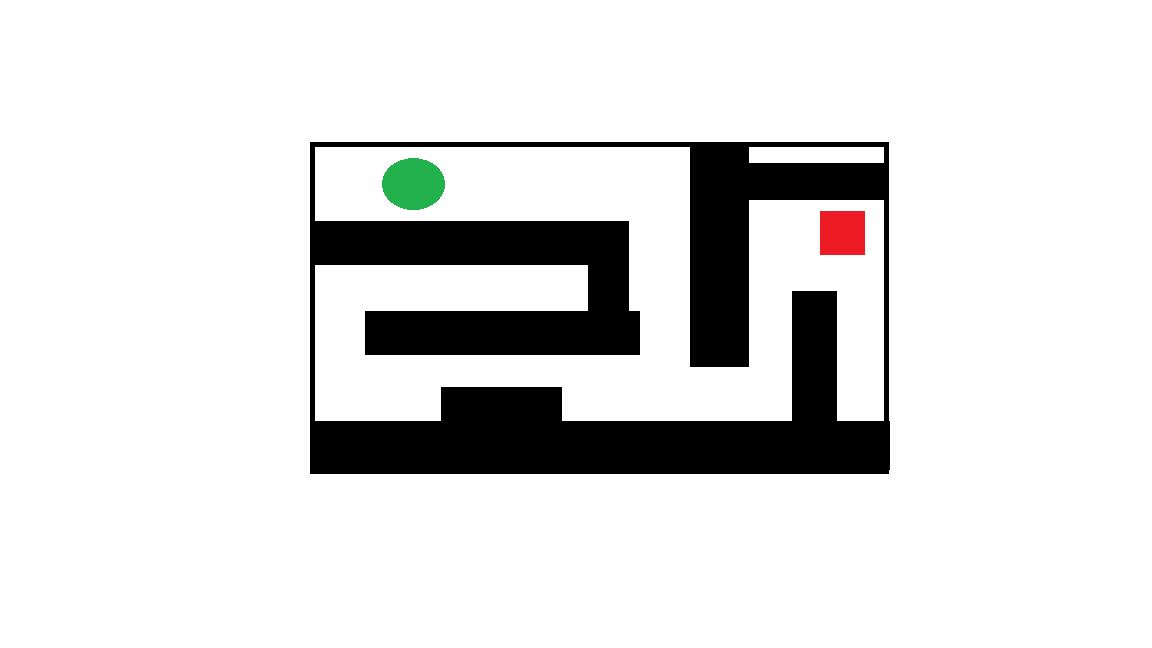
#> input picture maze.png, 1152 x 648 px
$ python main.py
#> lines starting #> are read from the running program, lines starting #| are printed output that depends on the picture; after the words box and inside, x2 and y2 are one past the last pixel; in counts of white or black regions, pixels touching at a corner belong together
import cv2
import numpy as np
from queue import PriorityQueue
import matplotlib.pyplot as plt
from tkinter import Tk
from tkinter.filedialog import askopenfilename

# Tạo hộp thoại chọn file
Tk().withdraw()
file_path = askopenfilename()
#> the answer given: maze.png

# Kiểm tra xem người dùng đã chọn file chưa
if not file_path:
    print("Không có tệp nào được chọn.")
    exit()

# Tải hình ảnh mê cung
image = cv2.imread(file_path)
#> image is the input picture: shape (648, 1152, 3); mean B, G, R 222.3, 222.7, 222.7

# Kiểm tra xem hình ảnh có được tải thành công không
if image is None:
    print("Không thể mở hoặc đọc tệp hình ảnh. Kiểm tra đường dẫn và tên tệp.")
    exit()

# Chuyển đổi hình ảnh sang không gian màu HSV
hsv = cv2.cvtColor(image, cv2.COLOR_BGR2HSV)
#> hsv: shape (648, 1152, 3); mean H, S, V 0.7, 1.3, 223.2

# Xác định điểm bắt đầu (màu đỏ)
lower_red = np.array([0, 100, 100])
upper_red = np.array([10, 255, 255])
start_mask1 = cv2.inRange(hsv, lower_red, upper_red)
#> start_mask1: shape (648, 1152); every value is 0
lower_red = np.array([160, 100, 100])
upper_red = np.array([179, 255, 255])
start_mask2 = cv2.inRange(hsv, lower_red, upper_red)
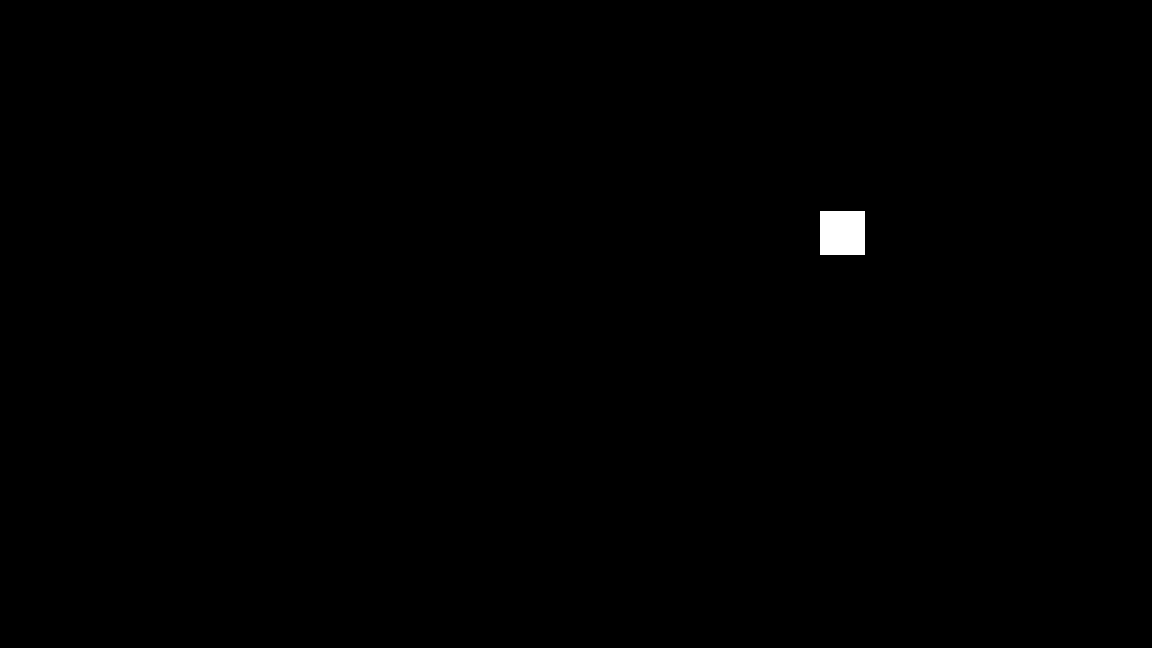
#> start_mask2: shape (648, 1152); 0.27% white; 1 white region, box (x1, y1, x2, y2) and area: (820, 211, 865, 255) 1980
start_mask = start_mask1 + start_mask2
start_points = cv2.findNonZero(start_mask)
#> start_points = contour of 1980 points, box (x1, y1, x2, y2) (820, 211, 865, 255), area 0

if start_points is not None:
    start_point = (start_points[0][0][1], start_points[0][0][0])  # (y, x)
#> start_point = (211, 820)
else:
    print("Không tìm thấy điểm bắt đầu màu đỏ")
    exit()

# Xác định điểm kết thúc (màu xanh lá cây)
lower_green = np.array([35, 100, 100])
upper_green = np.array([85, 255, 255])
end_mask = cv2.inRange(hsv, lower_green, upper_green)
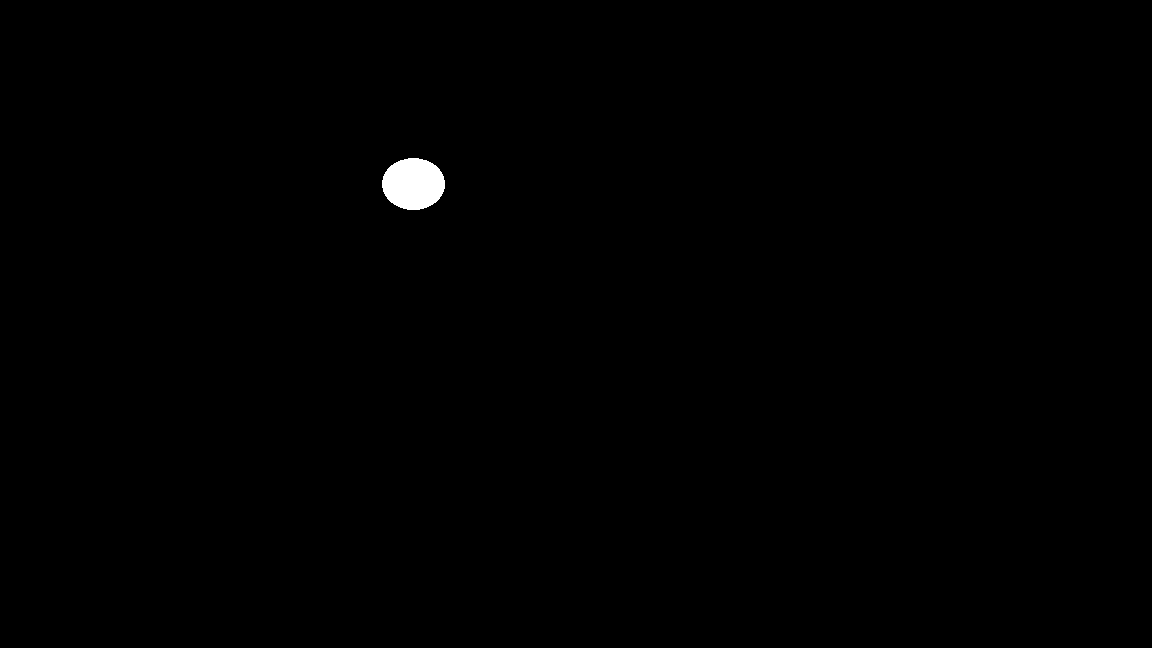
#> end_mask: shape (648, 1152); 0.34% white; 1 white region, box (x1, y1, x2, y2) and area: (382, 158, 445, 210) 2573
end_points = cv2.findNonZero(end_mask)
#> end_points = contour of 2573 points, box (x1, y1, x2, y2) (382, 158, 445, 210), area 26

if end_points is not None:
    end_point = (end_points[0][0][1], end_points[0][0][0])  # (y, x)
#> end_point = (158, 408)
else:
    print("Không tìm thấy điểm kết thúc màu xanh lá cây")
    exit()

# Xác định tường (màu đen)
gray = cv2.cvtColor(image, cv2.COLOR_BGR2GRAY)
_, binary = cv2.threshold(gray, 10, 255, cv2.THRESH_BINARY_INV)
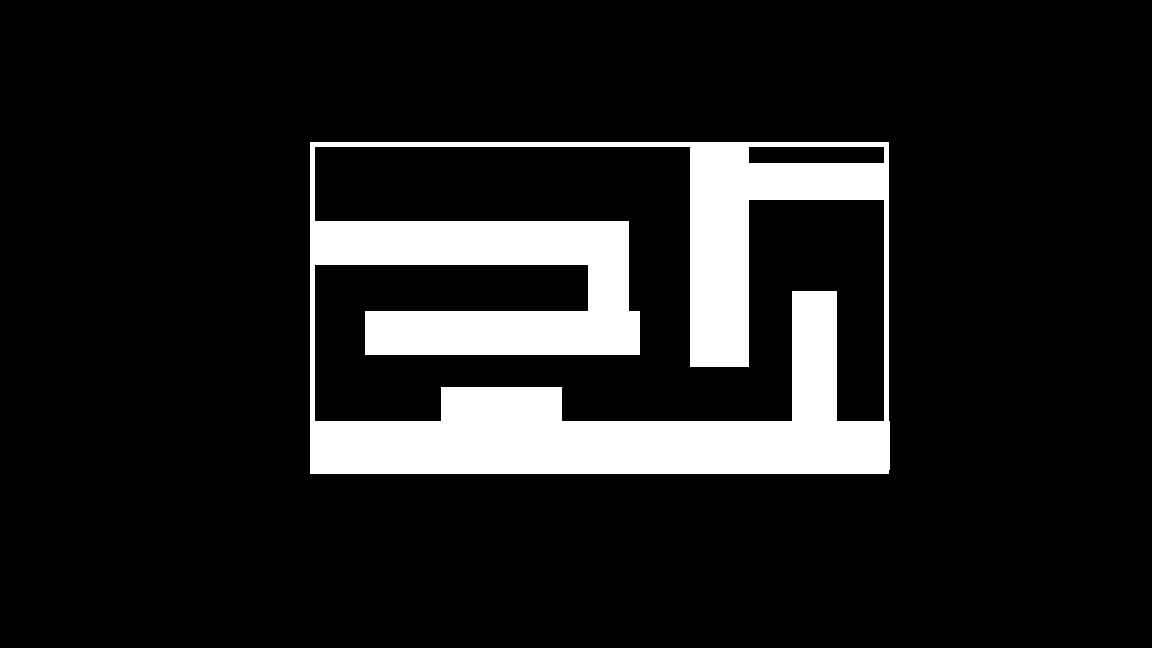
#> binary: shape (648, 1152); 12.3% white; 1 white region, box (x1, y1, x2, y2) and area: (310, 142, 890, 474) 92112
grid = binary // 255  # 0: đường đi, 1: tường

# Triển khai thuật toán A*
def heuristic(a, b):
    return abs(a[0] - b[0]) + abs(a[1] - b[1])

def astar(grid, start, end):
#> called with start = (211, 820), end = (158, 408)
    rows, cols = grid.shape
#> rows = 648; cols = 1152
    open_set = PriorityQueue()
    open_set.put((0, start))
    came_from = {}
    cost_so_far = {start: 0}
#> cost_so_far = {(211, 820): 0}
    while not open_set.empty():
        _, current = open_set.get()
        if current == end:
            path = []
            while current != start:
                path.append(current)
                current = came_from[current]
            path.append(start)
            path.reverse()
            return path
        neighbors = [(current[0]+dy, current[1]+dx) for dx, dy in [(-1,0), (1,0), (0,-1), (0,1)]]
        for neighbor in neighbors:
            ny, nx = neighbor
            if 0 <= ny < rows and 0 <= nx < cols and grid[ny][nx] == 0:
                new_cost = cost_so_far[current] + 1
                if neighbor not in cost_so_far or new_cost < cost_so_far[neighbor]:
                    cost_so_far[neighbor] = new_cost
                    priority = new_cost + heuristic(end, neighbor)
                    open_set.put((priority, neighbor))
                    came_from[neighbor] = current
#> this loop made 18613 passes
#> neighbors on passes 2 to 4: [(210, 819), (210, 821), (209, 820), (211, 820)], [(209, 819), (209, 821), (208, 820), (210, 820)], [(208, 819), (208, 821), (207, 820), (209, 820)]
#> after the loop, came_from = 18761 items; cost_so_far = 18762 items; path = 778 pairs, first value 158 to 367, second value 408 to 820
    return None

# Tìm đường đi ngắn nhất
path = astar(grid, start_point, end_point)

# Vẽ đường đi lên hình ảnh mê cung
if path:
    # Vẽ đường đi bằng cách nối các điểm
    thickness = 15  # Đặt độ dày của đường vẽ tại đây
    for i in range(len(path)-1):
        point1 = (path[i][1], path[i][0])      # Chuyển từ (y,x) sang (x,y) cho cv2.line
        point2 = (path[i+1][1], path[i+1][0])
        cv2.line(image, point1, point2, (0, 255, 0), thickness=thickness)
#> this loop made 777 passes
#> (point1, point2) on passes 1 to 3: ((820, 211), (819, 211)), ((819, 211), (818, 211)), ((818, 211), (817, 211))
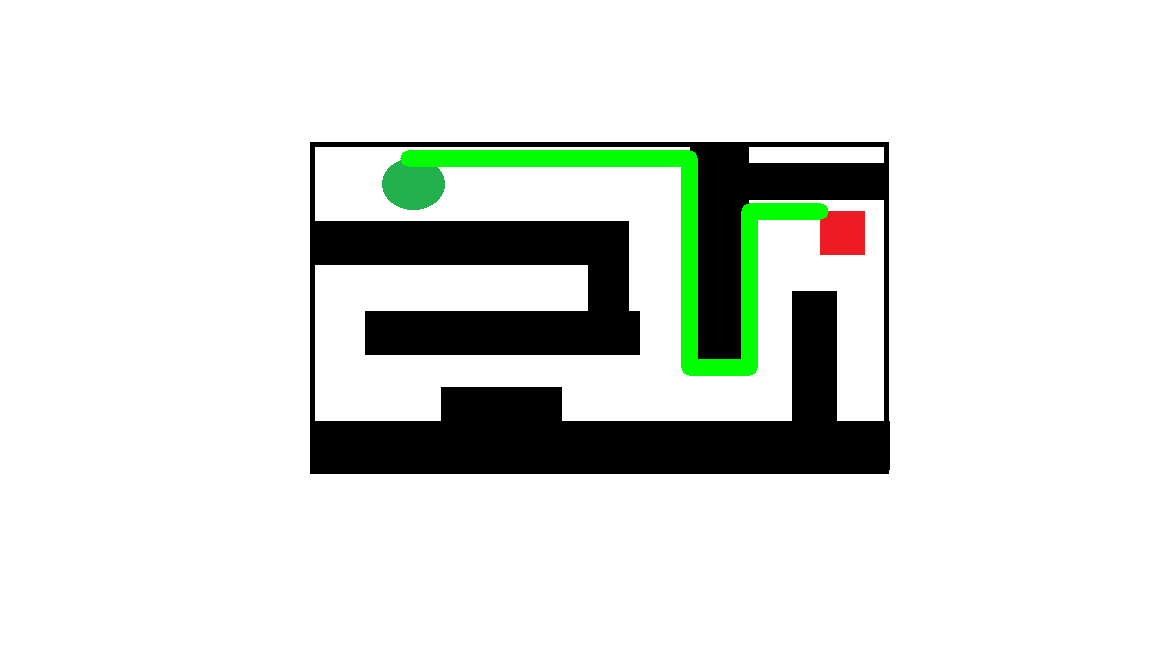
#> image: shape (648, 1152, 3); 1.78% of pixels changed, all inside (x1, y1, x2, y2) = (400, 150, 829, 376)

    # Chuyển đổi hình ảnh từ BGR sang RGB để hiển thị bằng matplotlib
    image_rgb = cv2.cvtColor(image, cv2.COLOR_BGR2RGB)

    # Hiển thị hình ảnh gốc và hình ảnh đã giải
    plt.subplot(1, 2, 1)
    plt.imshow(cv2.cvtColor(cv2.imread(file_path), cv2.COLOR_BGR2RGB))
    plt.title('Hình ảnh gốc')

    plt.subplot(1, 2, 2)
    plt.imshow(image_rgb)
    plt.title('Hình ảnh đã giải')

    plt.show()
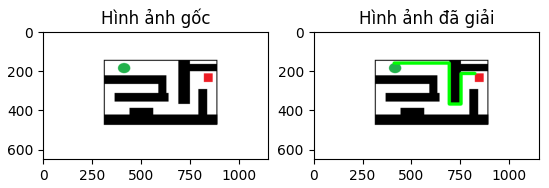
#> figure drawn by matplotlib, 2 panels
else:
    print("Không tìm thấy đường đi")
